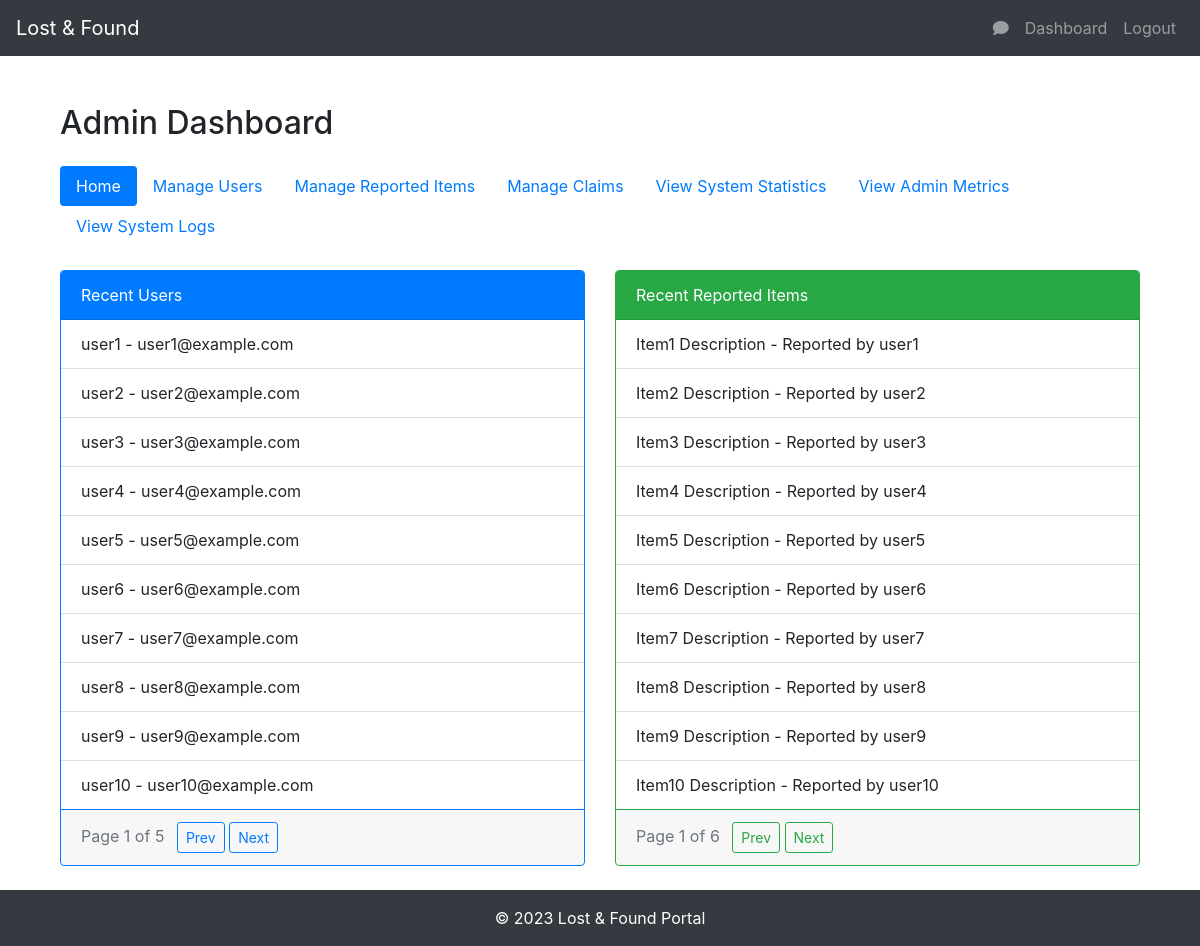
The app's page /admin/dashboard (signed in) with its own data.
### models.py (models this page shows, shortened)
class User(UserMixin, db.Model):
    id = db.Column(db.Integer, primary_key=True)
    first_name = db.Column(db.String(80), unique=False, nullable=False)
    last_name = db.Column(db.String(80), unique=False, nullable=False)
    username = db.Column(db.String(80), unique=True, nullable=False)
    created_at = db.Column(db.DateTime, default=datetime.utcnow)
    email = db.Column(db.String(120), unique=True, nullable=False, index=True, info={'unique_constraint': 'uq_email'})
    phone = db.Column(db.String(20), unique=True, nullable=False)
    password = db.Column(db.String(128), nullable=False)
    is_admin = db.Column(db.Boolean, default=False)
    last_login = db.Column(db.DateTime, nullable=True)
    email_verified = db.Column(db.Boolean, nullable=False, default=False)
    items = db.relationship('Item', backref='reporter', lazy=True)
    profile_visibility = db.Column(db.String(50), default='public', nullable=False)
    sent_messages = db.relationship('Message', foreign_keys='Message.sender_id', backref='sender', lazy='dynamic')
    received_messages = db.relationship('Message', foreign_keys='Message.receiver_id', backref='receiver',
                                        lazy='dynamic')
    claims = db.relationship('Claim', back_populates='user')
    PROFILE_VISIBILITY_CHOICES = ['public', 'private']

class Item(db.Model):
    id = db.Column(db.Integer, primary_key=True)
    name = db.Column(db.String(100), nullable=False, index=True)  # Added index
    description = db.Column(db.String(300), nullable=False, index=True)  # Added index
    category = db.Column(db.String(100), nullable=False, index=True)  # Added index
    location = db.Column(db.String(200), nullable=False, index=True)  # Added index
    time = db.Column(db.DateTime, nullable=False, default=datetime.utcnow)
    created_at = db.Column(db.DateTime, nullable=False, default=datetime.utcnow)
    type = db.Column(db.String(10), nullable=False, index=True)  # This will store values "lost" or "found"
    image_file = db.Column(db.String(20), nullable=True, default='default.jpg')
    user_id = db.Column(db.Integer, db.ForeignKey('user.id'), nullable=False)
    claims = db.relationship('Claim', back_populates='item')

### app.py (the view)
@app.route('/admin/dashboard')
@login_required
@admin_required
def admin_dashboard():
    try:
        claim_page = request.args.get('claim_page', 1, type=int)
        user_page = request.args.get('user_page', 1, type=int)
        item_page = request.args.get('item_page', 1, type=int)
        claims = Claim.query.filter_by(claim_status='PENDING').paginate(page=claim_page, per_page=10)
        users = User.query.paginate(page=user_page, per_page=10)
        items = Item.query.paginate(page=item_page, per_page=10)
        return render_template('admin_dashboard.html', users=users, items=items, User=User, claims=claims,
                               active_page='admin_dashboard')
    except Exception as e:
        print(f"Error occurred: {e}")
        flash('An error occurred. Please try again later.', 'error')
        return redirect(url_for('admin_dashboard'))

### app.py (called while the page is built)
@app.before_request
def make_session_permanent():
    session.permanent = True
    app.permanent_session_lifetime = timedelta(minutes=15)
    session.modified = True

@login_manager.user_loader
def load_user(user_id):
    return User.query.get(int(user_id))

@app.before_request
def before_request():
    if current_user.is_authenticated:
        g.unread_messages_count = Message.query.filter_by(receiver_id=current_user.id, is_read=False).count()
    else:
        g.unread_messages_count = 0

@app.context_processor
def inject_unread_messages_count():
    if current_user.is_authenticated:
        unread_messages_count = Message.query.filter_by(receiver_id=current_user.id, is_read=False).count()
    else:
        unread_messages_count = 0
    return dict(unread_messages_count=unread_messages_count)

def admin_required(f):
    @wraps(f)
    def decorated_function(*args, **kwargs):
        if not current_user.is_admin:
            abort(403)  # Forbidden access
        return f(*args, **kwargs)
    return decorated_function

### templates/admin_dashboard.html (shortened to what this page needs)
{% extends "base.html" %}
{% block content %}
<div class="container mt-5">
    <h2 class="mb-4">Admin Dashboard</h2>
    {% include 'admin_navbar.html' %}
    <div class="row">
        <div class="col-md-6 mb-4">
            <div class="card h-100 border-primary">
                <div class="card-header bg-primary text-white">Recent Users</div>
                <ul class="list-group list-group-flush">
                    {% if users.items %}
                    {% for user in users.items %}
                    <li class="list-group-item">{{ user.username }} - {{ user.email }}</li>
                    {% endfor %}
                    {% else %}
                    <li class="list-group-item">No recent users</li>
                    {% endif %}
                </ul>
                <div class="card-footer text-muted">
                    <span class="mr-2">Page {{ users.page }} of {{ users.pages }}</span>
                    <a class="btn btn-outline-primary btn-sm"
                       href="{{ url_for('admin_dashboard', user_page=users.prev_num) if users.has_prev else '#' }}"
                       {{ 'disabled' if not users.has_prev }}>Prev</a>
                    <a class="btn btn-outline-primary btn-sm"
                       href="{{ url_for('admin_dashboard', user_page=users.next_num) if users.has_next else '#' }}"
                       {{ 'disabled' if not users.has_next }}>Next</a>
                </div>
            </div>
        </div>
        <div class="col-md-6 mb-4">
            <div class="card h-100 border-success">
                <div class="card-header bg-success text-white">Recent Reported Items</div>
                <ul class="list-group list-group-flush">
                    {% if items.items %}
                    {% for item in items.items %}
                    {% set user = User.query.get(item.user_id) %}
                    <li class="list-group-item">{{ item.description }} - Reported by {{ user.username }}</li>
                    {% endfor %}
                    {% else %}
                    <li class="list-group-item">No recent reported items</li>
                    {% endif %}
                </ul>
                <div class="card-footer text-muted">
                    <span class="mr-2">Page {{ items.page }} of {{ items.pages }}</span>
                    <a class="btn btn-outline-success btn-sm"
                       href="{{ url_for('admin_dashboard', item_page=items.prev_num) if items.has_prev else '#' }}"
                       {{ 'disabled' if not items.has_prev }}>Prev</a>
                    <a class="btn btn-outline-success btn-sm"
                       href="{{ url_for('admin_dashboard', item_page=items.next_num) if items.has_next else '#' }}"
                       {{ 'disabled' if not items.has_next }}>Next</a>
                </div>
            </div>
        </div>
    </div>
</div>
{% endblock %}

### records on screen
User: username "user1", email "user1@example.com"
User: username "user2", email "user2@example.com"
User: username "user3", email "user3@example.com"
User: username "user4", email "user4@example.com"
User: username "user5", email "user5@example.com"
User: username "user6", email "user6@example.com"
User: username "user7", email "user7@example.com"
User: username "user8", email "user8@example.com"
User: username "user9", email "user9@example.com"
User: username "user10", email "user10@example.com"
Item: description "Item1 Description"
Item: description "Item2 Description"
Item: description "Item3 Description"
Item: description "Item4 Description"
Item: description "Item5 Description"
Item: description "Item6 Description"
Item: description "Item7 Description"
Item: description "Item8 Description"
Item: description "Item9 Description"
Item: description "Item10 Description"

### other values on screen
{{ users.page }} "1"
{{ users.pages }} "5"
{{ items.page }} "1"
{{ items.pages }} "6"
